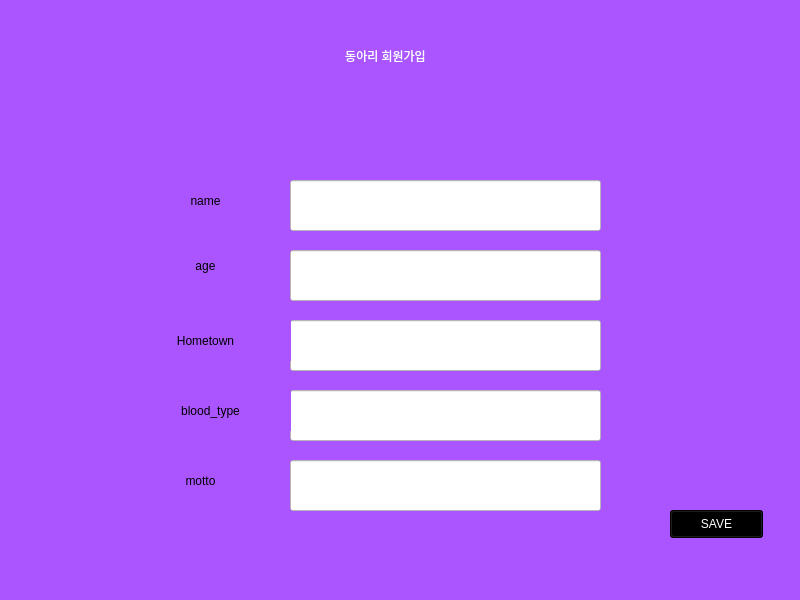
<?xml version="1.0" encoding="UTF-8"?>
<ui version="4.0">
 <class>MainWindow</class>
 <widget class="QMainWindow" name="MainWindow">
  <property name="geometry">
   <rect>
    <x>0</x>
    <y>0</y>
    <width>800</width>
    <height>600</height>
   </rect>
  </property>
  <property name="windowTitle">
   <string>MainWindow</string>
  </property>
  <property name="styleSheet">
   <string notr="true">background-color: rgb(170, 85, 255);</string>
  </property>
  <widget class="QWidget" name="centralwidget">
   <widget class="QLineEdit" name="name_text">
    <property name="geometry">
     <rect>
      <x>290</x>
      <y>180</y>
      <width>311</width>
      <height>51</height>
     </rect>
    </property>
    <property name="styleSheet">
     <string notr="true">
background-color: rgb(255, 255, 255);</string>
    </property>
   </widget>
   <widget class="QLineEdit" name="age_text">
    <property name="geometry">
     <rect>
      <x>290</x>
      <y>250</y>
      <width>311</width>
      <height>51</height>
     </rect>
    </property>
    <property name="styleSheet">
     <string notr="true">
background-color: rgb(255, 255, 255);</string>
    </property>
   </widget>
   <widget class="QLineEdit" name="bloodtype_town">
    <property name="geometry">
     <rect>
      <x>290</x>
      <y>390</y>
      <width>311</width>
      <height>51</height>
     </rect>
    </property>
    <property name="styleSheet">
     <string notr="true">
background-color: rgb(255, 255, 255);</string>
    </property>
   </widget>
   <widget class="QLineEdit" name="hometown_text">
    <property name="geometry">
     <rect>
      <x>290</x>
      <y>320</y>
      <width>311</width>
      <height>51</height>
     </rect>
    </property>
    <property name="styleSheet">
     <string notr="true">
background-color: rgb(255, 255, 255);</string>
    </property>
   </widget>
   <widget class="QLabel" name="name">
    <property name="geometry">
     <rect>
      <x>160</x>
      <y>180</y>
      <width>91</width>
      <height>41</height>
     </rect>
    </property>
    <property name="layoutDirection">
     <enum>Qt::LeftToRight</enum>
    </property>
    <property name="styleSheet">
     <string notr="true">font: 75 23pt &quot;Agency FB&quot;;</string>
    </property>
    <property name="text">
     <string>name</string>
    </property>
    <property name="alignment">
     <set>Qt::AlignCenter</set>
    </property>
   </widget>
   <widget class="QLabel" name="age">
    <property name="geometry">
     <rect>
      <x>160</x>
      <y>240</y>
      <width>91</width>
      <height>51</height>
     </rect>
    </property>
    <property name="layoutDirection">
     <enum>Qt::LeftToRight</enum>
    </property>
    <property name="styleSheet">
     <string notr="true">font: 75 23pt &quot;Agency FB&quot;;</string>
    </property>
    <property name="text">
     <string>age</string>
    </property>
    <property name="alignment">
     <set>Qt::AlignCenter</set>
    </property>
   </widget>
   <widget class="QLabel" name="howetown">
    <property name="geometry">
     <rect>
      <x>120</x>
      <y>320</y>
      <width>171</width>
      <height>41</height>
     </rect>
    </property>
    <property name="layoutDirection">
     <enum>Qt::LeftToRight</enum>
    </property>
    <property name="styleSheet">
     <string notr="true">font: 75 23pt &quot;Agency FB&quot;;</string>
    </property>
    <property name="text">
     <string>Hometown</string>
    </property>
    <property name="alignment">
     <set>Qt::AlignCenter</set>
    </property>
   </widget>
   <widget class="QLabel" name="bloodtype">
    <property name="geometry">
     <rect>
      <x>130</x>
      <y>390</y>
      <width>161</width>
      <height>41</height>
     </rect>
    </property>
    <property name="layoutDirection">
     <enum>Qt::LeftToRight</enum>
    </property>
    <property name="styleSheet">
     <string notr="true">font: 75 23pt &quot;Agency FB&quot;;</string>
    </property>
    <property name="text">
     <string>blood_type</string>
    </property>
    <property name="alignment">
     <set>Qt::AlignCenter</set>
    </property>
   </widget>
   <widget class="QLabel" name="name_5">
    <property name="geometry">
     <rect>
      <x>130</x>
      <y>0</y>
      <width>511</width>
      <height>111</height>
     </rect>
    </property>
    <property name="layoutDirection">
     <enum>Qt::LeftToRight</enum>
    </property>
    <property name="styleSheet">
     <string notr="true">font: 75 35pt &quot;Agency FB&quot;;
color: white;</string>
    </property>
    <property name="text">
     <string>동아리 회원가입</string>
    </property>
    <property name="alignment">
     <set>Qt::AlignCenter</set>
    </property>
   </widget>
   <widget class="QLineEdit" name="motto_text">
    <property name="geometry">
     <rect>
      <x>290</x>
      <y>460</y>
      <width>311</width>
      <height>51</height>
     </rect>
    </property>
    <property name="styleSheet">
     <string notr="true">
background-color: rgb(255, 255, 255);</string>
    </property>
    <property name="text">
     <string/>
    </property>
   </widget>
   <widget class="QLabel" name="motto">
    <property name="geometry">
     <rect>
      <x>120</x>
      <y>460</y>
      <width>161</width>
      <height>41</height>
     </rect>
    </property>
    <property name="layoutDirection">
     <enum>Qt::LeftToRight</enum>
    </property>
    <property name="styleSheet">
     <string notr="true">font: 75 23pt &quot;Agency FB&quot;;</string>
    </property>
    <property name="text">
     <string>motto</string>
    </property>
    <property name="alignment">
     <set>Qt::AlignCenter</set>
    </property>
   </widget>
   <widget class="QPushButton" name="save_bt">
    <property name="geometry">
     <rect>
      <x>670</x>
      <y>510</y>
      <width>93</width>
      <height>28</height>
     </rect>
    </property>
    <property name="styleSheet">
     <string notr="true">background-color: rgb(0, 0, 0);
font: 75 14pt &quot;Agency FB&quot;;
color : white;</string>
    </property>
    <property name="text">
     <string>SAVE</string>
    </property>
   </widget>
  </widget>
  <widget class="QMenuBar" name="menubar">
   <property name="geometry">
    <rect>
     <x>0</x>
     <y>0</y>
     <width>800</width>
     <height>26</height>
    </rect>
   </property>
  </widget>
  <widget class="QStatusBar" name="statusbar"/>
 </widget>
 <resources/>
 <connections/>
</ui>
